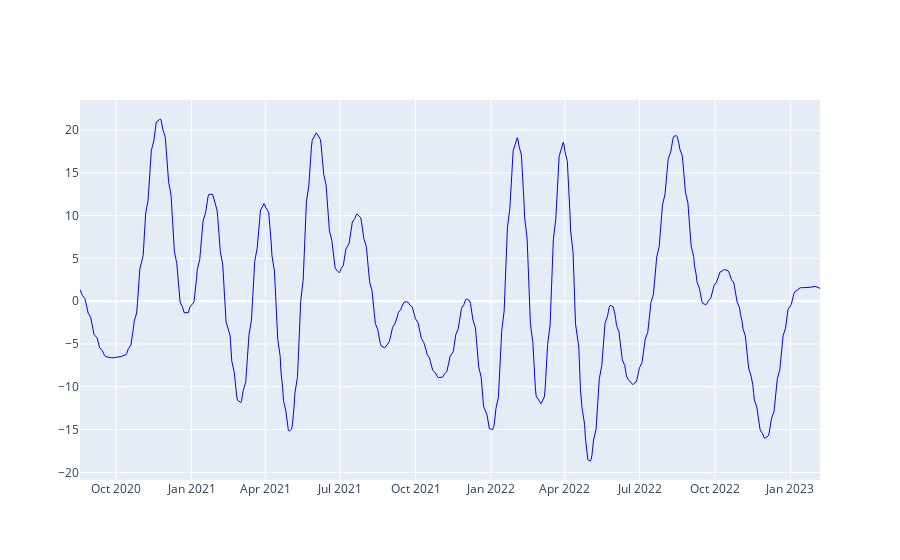

Notebook code cell kept with this figure:
### Code cell
fft_df = pd.DataFrame(np.fft.ifft(fft_list),columns=["fft"])

fft_df["Data"] = df.tail(len(fft_df)).index

fft_df["fft"] = np.float32(fft_df["fft"])

fig = go.Figure()

fig.add_trace(
    go.Scatter(
        name="Ação",
        x=fft_df["Data"],
        y=fft_df["fft"],
        line=dict(color='blue', width=1))
)

### Figure 1 — Plotly figure (JSON) as saved in the notebook; plotly's stock layout.template omitted (floating-point values rounded to 4 significant figures; data arrays with more than 128 entries replaced by an {"elided": "..."} marker saying what was removed)
{"data": [{"line": {"color": "blue", "width": 1}, "name": "Ação", "type": "scatter", "x": {"elided": "614 str values"}, "y": {"elided": "614 float values"}}], "layout": {}}
